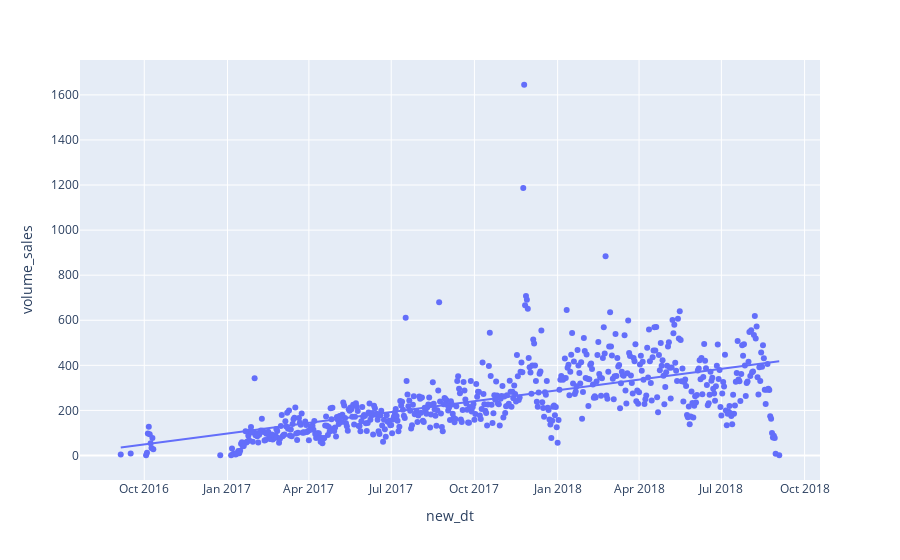

Write notebook code for a chart like this one.
### Code cell
fig = px.scatter(price_pmt, trendline='ols', x='new_dt',y='volume_sales')
fig.show()

### Figure 1 — Plotly figure (JSON) as saved in the notebook; plotly's stock layout.template omitted (floating-point values rounded to 4 significant figures; data arrays with more than 128 entries replaced by an {"elided": "..."} marker saying what was removed)
{"data": [{"hovertemplate": "new_dt=%{x}<br>volume_sales=%{y}<extra></extra>", "legendgroup": "", "marker": {"color": "#636efa", "symbol": "circle"}, "mode": "markers", "name": "", "orientation": "v", "showlegend": false, "type": "scatter", "x": {"elided": "616 str values"}, "xaxis": "x", "y": {"elided": "616 int values"}, "yaxis": "y"}, {"hovertemplate": "<b>OLS trendline</b><br>volume_sales = 6.07886e-06 * new_dt + -8919<br>R<sup>2</sup>=0.358319<br><br>new_dt=%{x}<br>volume_sales=%{y} <b>(trend)</b><extra></extra>", "legendgroup": "", "marker": {"color": "#636efa", "symbol": "circle"}, "mode": "lines", "name": "", "showlegend": false, "type": "scatter", "x": {"elided": "616 str values"}, "xaxis": "x", "y": {"elided": "616 float values"}, "yaxis": "y"}], "layout": {"autosize": true, "legend": {"tracegroupgap": 0}, "margin": {"t": 60}, "xaxis": {"anchor": "y", "autorange": true, "domain": [0, 1], "range": ["2016-07-22 16:00", "2018-10-17 08:00"], "title": {"text": "new_dt"}, "type": "date"}, "yaxis": {"anchor": "x", "autorange": true, "domain": [0, 1], "range": [-126.3, 1772.0], "title": {"text": "volume_sales"}, "type": "linear"}}}
